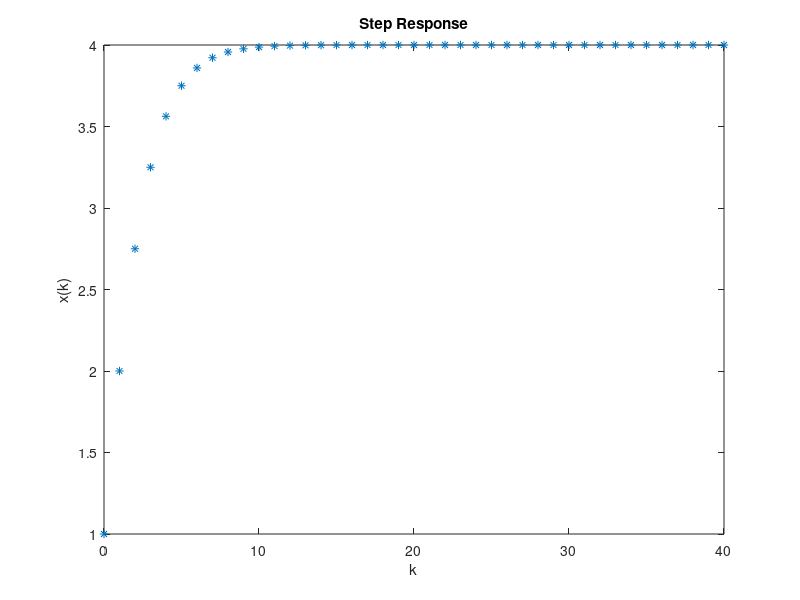

Write MATLAB code to recreate this figure.
denominator=[1 -1 0.25]; %z^2 -z+0.25
numerator= [1 0 0];
u=ones(1,41);
v=[0 40 0 5];
axis(v);
k=0:40;
x=filter(numerator,denominator,u);
plot(k,x,'*');
xlabel('k');
ylabel('x(k)');
title('Step Response');

